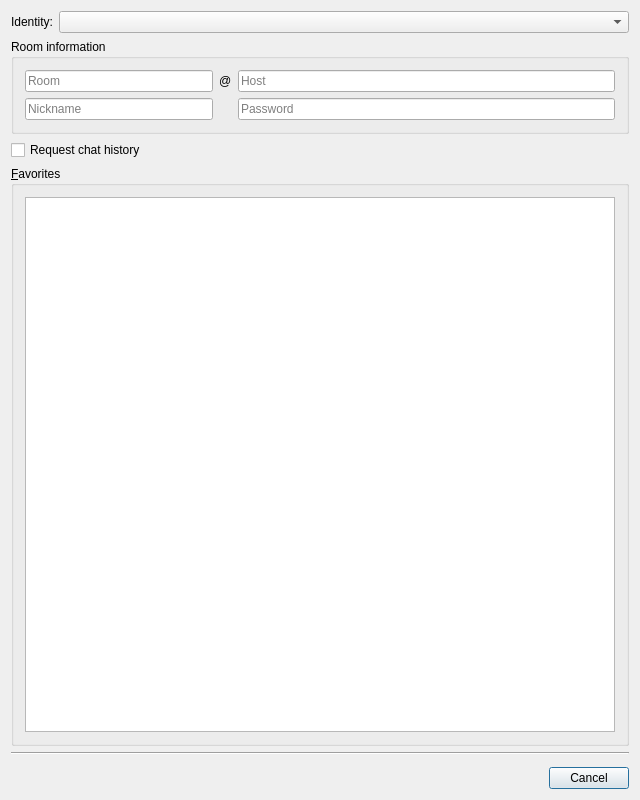
<?xml version="1.0" encoding="UTF-8"?>
<ui version="4.0">
 <class>MUCJoin</class>
 <widget class="QDialog" name="MUCJoin">
  <property name="geometry">
   <rect>
    <x>0</x>
    <y>0</y>
    <width>640</width>
    <height>800</height>
   </rect>
  </property>
  <property name="minimumSize">
   <size>
    <width>500</width>
    <height>0</height>
   </size>
  </property>
  <property name="windowTitle">
   <string>Join Groupchat</string>
  </property>
  <layout class="QVBoxLayout" name="verticalLayout">
   <item>
    <layout class="QFormLayout" name="formLayout_2">
     <item row="0" column="0">
      <widget class="QLabel" name="lb_identity">
       <property name="text">
        <string>Identity:</string>
       </property>
       <property name="alignment">
        <set>Qt::AlignRight|Qt::AlignTrailing|Qt::AlignVCenter</set>
       </property>
      </widget>
     </item>
     <item row="0" column="1">
      <widget class="AccountsComboBox" name="cb_ident">
       <property name="sizePolicy">
        <sizepolicy hsizetype="Expanding" vsizetype="Fixed">
         <horstretch>0</horstretch>
         <verstretch>0</verstretch>
        </sizepolicy>
       </property>
      </widget>
     </item>
    </layout>
   </item>
   <item>
    <widget class="QGroupBox" name="gb_info">
     <property name="title">
      <string>Room information</string>
     </property>
     <layout class="QGridLayout" name="gridLayout_2" columnstretch="1,0,2">
      <item row="1" column="0">
       <widget class="QLineEdit" name="le_nick">
        <property name="placeholderText">
         <string>Nickname</string>
        </property>
       </widget>
      </item>
      <item row="0" column="0">
       <widget class="QLineEdit" name="le_room">
        <property name="placeholderText">
         <string>Room</string>
        </property>
       </widget>
      </item>
      <item row="1" column="2">
       <widget class="QLineEdit" name="le_pass">
        <property name="echoMode">
         <enum>QLineEdit::Password</enum>
        </property>
        <property name="placeholderText">
         <string>Password</string>
        </property>
       </widget>
      </item>
      <item row="0" column="1">
       <widget class="QLabel" name="label">
        <property name="text">
         <string notr="true">@</string>
        </property>
       </widget>
      </item>
      <item row="0" column="2">
       <widget class="QLineEdit" name="le_host">
        <property name="placeholderText">
         <string>Host</string>
        </property>
       </widget>
      </item>
     </layout>
    </widget>
   </item>
   <item>
    <widget class="QCheckBox" name="ck_history">
     <property name="text">
      <string>Request chat history</string>
     </property>
    </widget>
   </item>
   <item>
    <widget class="QGroupBox" name="groupBox">
     <property name="title">
      <string>&amp;Favorites</string>
     </property>
     <layout class="QVBoxLayout" name="verticalLayout_2">
      <item>
       <widget class="QListWidget" name="lwFavorites">
        <property name="minimumSize">
         <size>
          <width>0</width>
          <height>100</height>
         </size>
        </property>
       </widget>
      </item>
     </layout>
    </widget>
   </item>
   <item>
    <widget class="Line" name="Line1">
     <property name="frameShape">
      <enum>QFrame::HLine</enum>
     </property>
     <property name="frameShadow">
      <enum>QFrame::Sunken</enum>
     </property>
     <property name="orientation">
      <enum>Qt::Horizontal</enum>
     </property>
    </widget>
   </item>
   <item>
    <layout class="QHBoxLayout" name="horizontalLayout">
     <property name="topMargin">
      <number>6</number>
     </property>
     <item>
      <widget class="BusyWidget" name="busy" native="true"/>
     </item>
     <item>
      <widget class="QDialogButtonBox" name="buttonBox">
       <property name="standardButtons">
        <set>QDialogButtonBox::Cancel</set>
       </property>
      </widget>
     </item>
    </layout>
   </item>
  </layout>
 </widget>
 <layoutdefault spacing="6" margin="11"/>
 <customwidgets>
  <customwidget>
   <class>BusyWidget</class>
   <extends>QWidget</extends>
   <header>busywidget.h</header>
   <container>1</container>
  </customwidget>
  <customwidget>
   <class>AccountsComboBox</class>
   <extends>QComboBox</extends>
   <header>accountscombobox.h</header>
  </customwidget>
 </customwidgets>
 <tabstops>
  <tabstop>le_room</tabstop>
  <tabstop>le_host</tabstop>
  <tabstop>le_nick</tabstop>
  <tabstop>le_pass</tabstop>
  <tabstop>ck_history</tabstop>
  <tabstop>lwFavorites</tabstop>
  <tabstop>cb_ident</tabstop>
 </tabstops>
 <resources/>
 <connections>
  <connection>
   <sender>buttonBox</sender>
   <signal>rejected()</signal>
   <receiver>MUCJoin</receiver>
   <slot>reject()</slot>
   <hints>
    <hint type="sourcelabel">
     <x>368</x>
     <y>414</y>
    </hint>
    <hint type="destinationlabel">
     <x>406</x>
     <y>316</y>
    </hint>
   </hints>
  </connection>
  <connection>
   <sender>buttonBox</sender>
   <signal>accepted()</signal>
   <receiver>MUCJoin</receiver>
   <slot>accept()</slot>
   <hints>
    <hint type="sourcelabel">
     <x>318</x>
     <y>414</y>
    </hint>
    <hint type="destinationlabel">
     <x>336</x>
     <y>316</y>
    </hint>
   </hints>
  </connection>
 </connections>
</ui>
